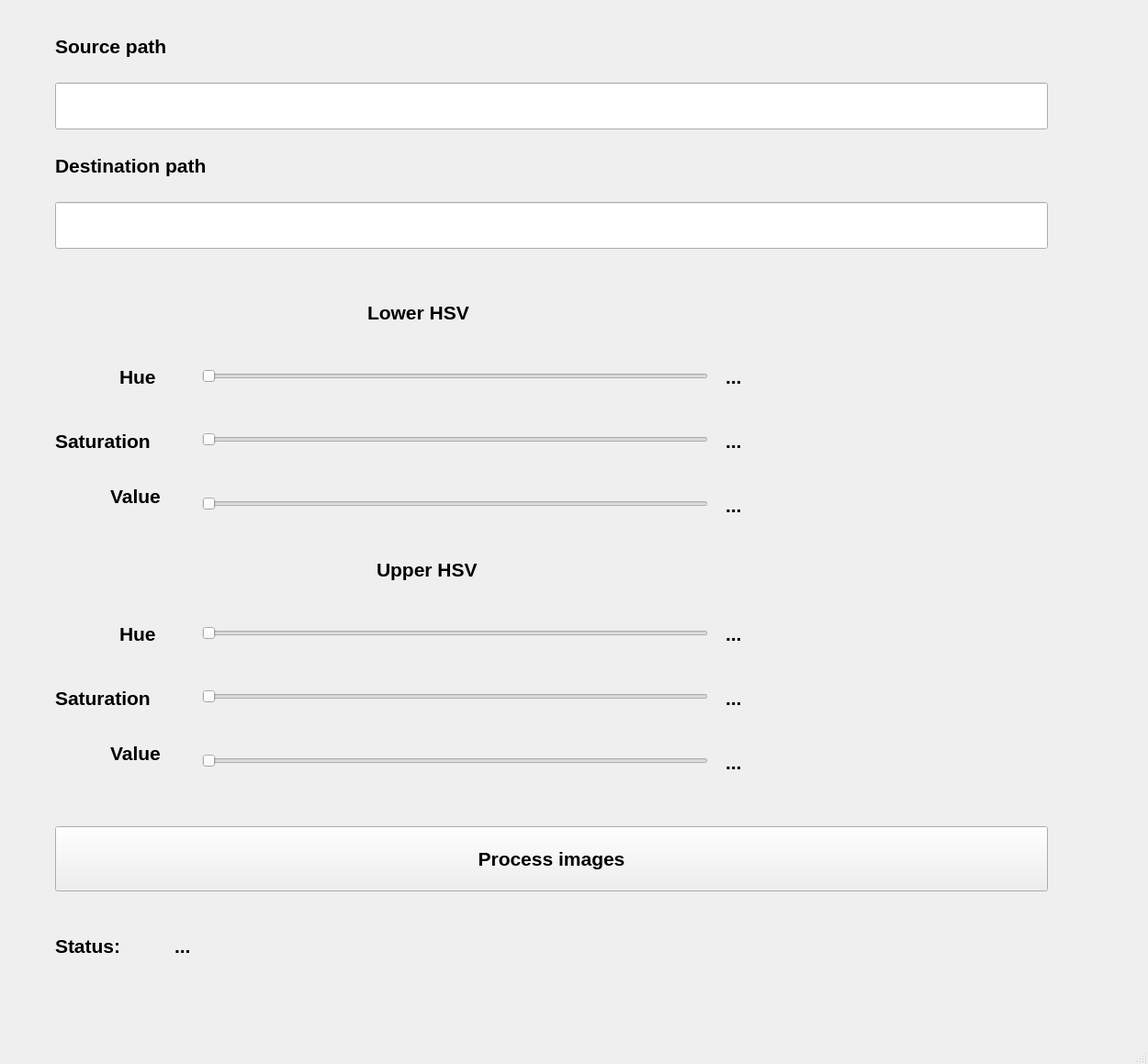
<?xml version="1.0" encoding="UTF-8"?>
<ui version="4.0">
 <class>MainWindow</class>
 <widget class="QMainWindow" name="MainWindow">
  <property name="geometry">
   <rect>
    <x>0</x>
    <y>0</y>
    <width>1250</width>
    <height>1159</height>
   </rect>
  </property>
  <property name="windowTitle">
   <string>MainWindow</string>
  </property>
  <widget class="QWidget" name="centralwidget">
   <widget class="QLabel" name="label">
    <property name="geometry">
     <rect>
      <x>60</x>
      <y>30</y>
      <width>411</width>
      <height>41</height>
     </rect>
    </property>
    <property name="font">
     <font>
      <pointsize>16</pointsize>
      <bold>true</bold>
     </font>
    </property>
    <property name="text">
     <string>Source path</string>
    </property>
   </widget>
   <widget class="QLineEdit" name="sourcePathEdit">
    <property name="geometry">
     <rect>
      <x>60</x>
      <y>90</y>
      <width>1081</width>
      <height>51</height>
     </rect>
    </property>
    <property name="font">
     <font>
      <pointsize>14</pointsize>
     </font>
    </property>
    <property name="text">
     <string/>
    </property>
   </widget>
   <widget class="QLineEdit" name="destinationPathEdit">
    <property name="geometry">
     <rect>
      <x>60</x>
      <y>220</y>
      <width>1081</width>
      <height>51</height>
     </rect>
    </property>
    <property name="font">
     <font>
      <pointsize>14</pointsize>
     </font>
    </property>
    <property name="text">
     <string/>
    </property>
   </widget>
   <widget class="QLabel" name="label_2">
    <property name="geometry">
     <rect>
      <x>60</x>
      <y>160</y>
      <width>411</width>
      <height>41</height>
     </rect>
    </property>
    <property name="font">
     <font>
      <pointsize>16</pointsize>
      <bold>true</bold>
     </font>
    </property>
    <property name="text">
     <string>Destination path</string>
    </property>
   </widget>
   <widget class="QPushButton" name="processImagesButton">
    <property name="geometry">
     <rect>
      <x>60</x>
      <y>900</y>
      <width>1081</width>
      <height>71</height>
     </rect>
    </property>
    <property name="font">
     <font>
      <pointsize>16</pointsize>
      <bold>true</bold>
     </font>
    </property>
    <property name="text">
     <string>Process images</string>
    </property>
   </widget>
   <widget class="QLabel" name="label_11">
    <property name="geometry">
     <rect>
      <x>60</x>
      <y>1010</y>
      <width>101</width>
      <height>41</height>
     </rect>
    </property>
    <property name="font">
     <font>
      <pointsize>16</pointsize>
      <bold>true</bold>
     </font>
    </property>
    <property name="text">
     <string>Status:</string>
    </property>
   </widget>
   <widget class="QLabel" name="statusLabel">
    <property name="geometry">
     <rect>
      <x>190</x>
      <y>1010</y>
      <width>411</width>
      <height>41</height>
     </rect>
    </property>
    <property name="font">
     <font>
      <pointsize>16</pointsize>
      <bold>true</bold>
     </font>
    </property>
    <property name="text">
     <string>...</string>
    </property>
   </widget>
   <widget class="QLabel" name="label_13">
    <property name="geometry">
     <rect>
      <x>120</x>
      <y>810</y>
      <width>81</width>
      <height>20</height>
     </rect>
    </property>
    <property name="font">
     <font>
      <pointsize>16</pointsize>
      <bold>true</bold>
     </font>
    </property>
    <property name="text">
     <string>Value</string>
    </property>
   </widget>
   <widget class="QSlider" name="upperHueSlider">
    <property name="geometry">
     <rect>
      <x>220</x>
      <y>680</y>
      <width>551</width>
      <height>20</height>
     </rect>
    </property>
    <property name="maximum">
     <number>255</number>
    </property>
    <property name="orientation">
     <enum>Qt::Orientation::Horizontal</enum>
    </property>
   </widget>
   <widget class="QSlider" name="upperValueSlider">
    <property name="geometry">
     <rect>
      <x>220</x>
      <y>820</y>
      <width>551</width>
      <height>18</height>
     </rect>
    </property>
    <property name="maximum">
     <number>255</number>
    </property>
    <property name="orientation">
     <enum>Qt::Orientation::Horizontal</enum>
    </property>
   </widget>
   <widget class="QLabel" name="lowerValueLabel">
    <property name="geometry">
     <rect>
      <x>790</x>
      <y>540</y>
      <width>63</width>
      <height>20</height>
     </rect>
    </property>
    <property name="font">
     <font>
      <pointsize>16</pointsize>
      <bold>true</bold>
     </font>
    </property>
    <property name="text">
     <string>...</string>
    </property>
   </widget>
   <widget class="QLabel" name="upperValueLabel">
    <property name="geometry">
     <rect>
      <x>790</x>
      <y>820</y>
      <width>63</width>
      <height>20</height>
     </rect>
    </property>
    <property name="font">
     <font>
      <pointsize>16</pointsize>
      <bold>true</bold>
     </font>
    </property>
    <property name="text">
     <string>...</string>
    </property>
   </widget>
   <widget class="QSlider" name="lowerSaturationSlider">
    <property name="geometry">
     <rect>
      <x>220</x>
      <y>470</y>
      <width>551</width>
      <height>18</height>
     </rect>
    </property>
    <property name="maximum">
     <number>255</number>
    </property>
    <property name="orientation">
     <enum>Qt::Orientation::Horizontal</enum>
    </property>
   </widget>
   <widget class="QLabel" name="upperSaturationLabel">
    <property name="geometry">
     <rect>
      <x>790</x>
      <y>750</y>
      <width>63</width>
      <height>20</height>
     </rect>
    </property>
    <property name="font">
     <font>
      <pointsize>16</pointsize>
      <bold>true</bold>
     </font>
    </property>
    <property name="text">
     <string>...</string>
    </property>
   </widget>
   <widget class="QLabel" name="label_14">
    <property name="geometry">
     <rect>
      <x>400</x>
      <y>320</y>
      <width>181</width>
      <height>41</height>
     </rect>
    </property>
    <property name="font">
     <font>
      <pointsize>16</pointsize>
      <bold>true</bold>
     </font>
    </property>
    <property name="text">
     <string>Lower HSV</string>
    </property>
   </widget>
   <widget class="QLabel" name="label_15">
    <property name="geometry">
     <rect>
      <x>60</x>
      <y>470</y>
      <width>141</width>
      <height>20</height>
     </rect>
    </property>
    <property name="font">
     <font>
      <pointsize>16</pointsize>
      <bold>true</bold>
     </font>
    </property>
    <property name="text">
     <string>Saturation</string>
    </property>
   </widget>
   <widget class="QLabel" name="label_16">
    <property name="geometry">
     <rect>
      <x>60</x>
      <y>750</y>
      <width>141</width>
      <height>20</height>
     </rect>
    </property>
    <property name="font">
     <font>
      <pointsize>16</pointsize>
      <bold>true</bold>
     </font>
    </property>
    <property name="text">
     <string>Saturation</string>
    </property>
   </widget>
   <widget class="QSlider" name="lowerHueSlider">
    <property name="geometry">
     <rect>
      <x>220</x>
      <y>400</y>
      <width>551</width>
      <height>20</height>
     </rect>
    </property>
    <property name="maximum">
     <number>255</number>
    </property>
    <property name="orientation">
     <enum>Qt::Orientation::Horizontal</enum>
    </property>
   </widget>
   <widget class="QLabel" name="lowerHueLabel">
    <property name="geometry">
     <rect>
      <x>790</x>
      <y>400</y>
      <width>63</width>
      <height>20</height>
     </rect>
    </property>
    <property name="font">
     <font>
      <pointsize>16</pointsize>
      <bold>true</bold>
     </font>
    </property>
    <property name="text">
     <string>...</string>
    </property>
   </widget>
   <widget class="QLabel" name="upperHueLabel">
    <property name="geometry">
     <rect>
      <x>790</x>
      <y>680</y>
      <width>63</width>
      <height>20</height>
     </rect>
    </property>
    <property name="font">
     <font>
      <pointsize>16</pointsize>
      <bold>true</bold>
     </font>
    </property>
    <property name="text">
     <string>...</string>
    </property>
   </widget>
   <widget class="QLabel" name="label_17">
    <property name="geometry">
     <rect>
      <x>130</x>
      <y>400</y>
      <width>63</width>
      <height>20</height>
     </rect>
    </property>
    <property name="font">
     <font>
      <pointsize>16</pointsize>
      <bold>true</bold>
     </font>
    </property>
    <property name="text">
     <string>Hue</string>
    </property>
   </widget>
   <widget class="QLabel" name="label_18">
    <property name="geometry">
     <rect>
      <x>120</x>
      <y>530</y>
      <width>81</width>
      <height>20</height>
     </rect>
    </property>
    <property name="font">
     <font>
      <pointsize>16</pointsize>
      <bold>true</bold>
     </font>
    </property>
    <property name="text">
     <string>Value</string>
    </property>
   </widget>
   <widget class="QLabel" name="label_19">
    <property name="geometry">
     <rect>
      <x>410</x>
      <y>600</y>
      <width>181</width>
      <height>41</height>
     </rect>
    </property>
    <property name="font">
     <font>
      <pointsize>16</pointsize>
      <bold>true</bold>
     </font>
    </property>
    <property name="text">
     <string>Upper HSV</string>
    </property>
   </widget>
   <widget class="QSlider" name="lowerValueSlider">
    <property name="geometry">
     <rect>
      <x>220</x>
      <y>540</y>
      <width>551</width>
      <height>18</height>
     </rect>
    </property>
    <property name="maximum">
     <number>255</number>
    </property>
    <property name="orientation">
     <enum>Qt::Orientation::Horizontal</enum>
    </property>
   </widget>
   <widget class="QSlider" name="upperSaturationSlider">
    <property name="geometry">
     <rect>
      <x>220</x>
      <y>750</y>
      <width>551</width>
      <height>18</height>
     </rect>
    </property>
    <property name="maximum">
     <number>255</number>
    </property>
    <property name="orientation">
     <enum>Qt::Orientation::Horizontal</enum>
    </property>
   </widget>
   <widget class="QLabel" name="lowerSaturationLabel">
    <property name="geometry">
     <rect>
      <x>790</x>
      <y>470</y>
      <width>63</width>
      <height>20</height>
     </rect>
    </property>
    <property name="font">
     <font>
      <pointsize>16</pointsize>
      <bold>true</bold>
     </font>
    </property>
    <property name="text">
     <string>...</string>
    </property>
   </widget>
   <widget class="QLabel" name="label_20">
    <property name="geometry">
     <rect>
      <x>130</x>
      <y>680</y>
      <width>63</width>
      <height>20</height>
     </rect>
    </property>
    <property name="font">
     <font>
      <pointsize>16</pointsize>
      <bold>true</bold>
     </font>
    </property>
    <property name="text">
     <string>Hue</string>
    </property>
   </widget>
  </widget>
  <widget class="QMenuBar" name="menubar">
   <property name="geometry">
    <rect>
     <x>0</x>
     <y>0</y>
     <width>1250</width>
     <height>25</height>
    </rect>
   </property>
  </widget>
  <widget class="QStatusBar" name="statusbar"/>
 </widget>
 <resources/>
 <connections/>
</ui>
